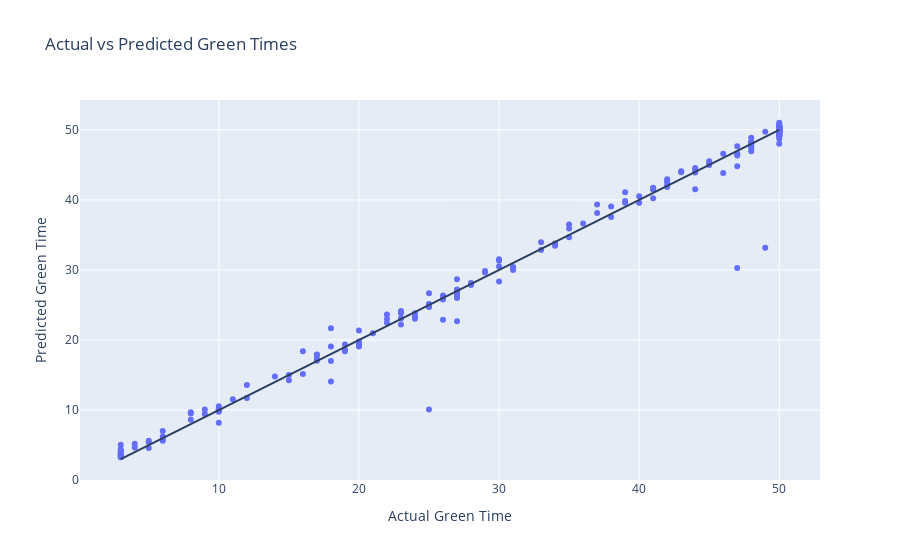

The notebook cell saved with this chart:
### Code cell
import plotly.express as px

fig = px.scatter(x=y_test, y=predictions, labels={'x': 'Actual Green Time', 'y': 'Predicted Green Time'},
                 title='Actual vs Predicted Green Times')
fig.add_shape(type='line', x0=y_test.min(), y0=y_test.min(), x1=y_test.max(), y1=y_test.max())
fig.show()

### Figure 1 — Plotly figure (JSON) as saved in the notebook; plotly's stock layout.template omitted (floating-point values rounded to 4 significant figures; data arrays with more than 128 entries replaced by an {"elided": "..."} marker saying what was removed)
{"data": [{"hovertemplate": "Actual Green Time=%{x}<br>Predicted Green Time=%{y}<extra></extra>", "legendgroup": "", "marker": {"color": "#636efa", "symbol": "circle"}, "mode": "markers", "name": "", "orientation": "v", "showlegend": false, "type": "scatter", "x": {"elided": "216 int values"}, "xaxis": "x", "y": {"elided": "216 float values"}, "yaxis": "y"}], "layout": {"legend": {"tracegroupgap": 0}, "shapes": [{"type": "line", "x0": 3, "x1": 50, "y0": 3, "y1": 50}], "title": {"text": "Actual vs Predicted Green Times"}, "xaxis": {"anchor": "y", "domain": [0, 1], "title": {"text": "Actual Green Time"}}, "yaxis": {"anchor": "x", "domain": [0, 1], "title": {"text": "Predicted Green Time"}}}}
